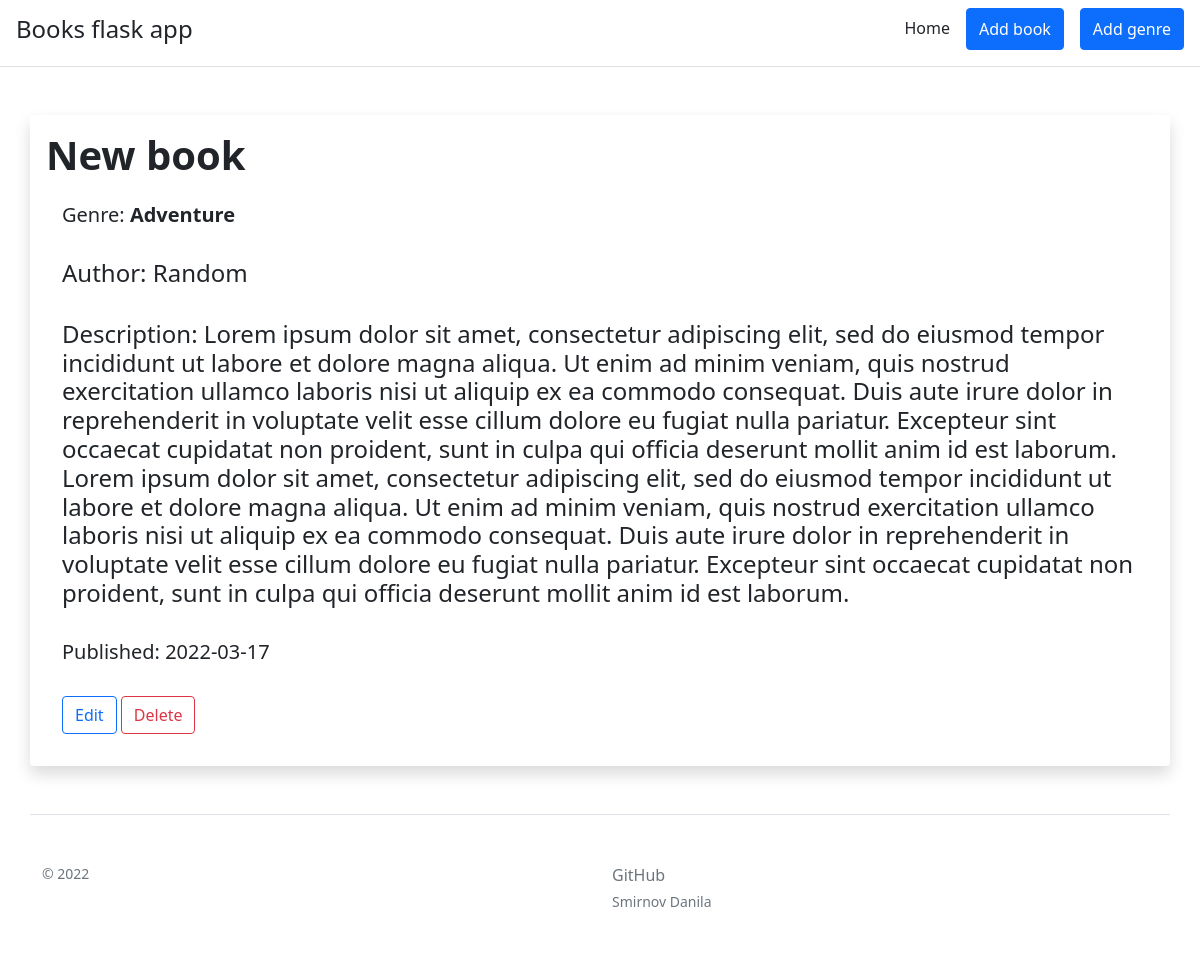
Page /6 on the committed database.
### app.py (models this page shows, shortened)
class Books(db.Model):
    id = db.Column(db.Integer, primary_key=True)
    title = db.Column(db.String(100), nullable=False)
    genre = db.Column(db.Integer, db.ForeignKey('genres.id'), nullable=False)
    author = db.Column(db.String(100), nullable=False)
    description = db.Column(db.String(500), nullable=False)
    date = db.Column(db.DateTime, default=datetime.utcnow)

class Genres(db.Model):
    id = db.Column(db.Integer, primary_key=True)
    name = db.Column(db.String(100), nullable=False)
    books = db.relationship('Books', backref='genres', lazy=True)

### app.py (the view)
@app.route('/<int:id>')
def book_info(id):
    book = Books.query.get_or_404(id)
    genres = Genres.query.all()
    return render_template('book_info.html', book=book, genres=genres)

### templates/book_info.html (shortened to what this page needs)
{% extends 'base.html' %}
{% block body %}
<div class="container mt-5 mb-5 shadow p-3 bg-body rounded">
    <h1><b>{{ book.title }}</b></h1>
    <div class="card-body">
        <h5>Genre: <b>{{ genres[book.genre-1].name }}</b></h5>
        <br>
        <h4>Author: {{ book.author }}</h4>
        <br>
        <h4>Description: {{ book.description }}</h4>
        <br>
        <h5>Published: {{ book.date.date() }}</h5>
        <br>
        <a href="/{{ book.id }}/update" class="btn btn-outline-primary">Edit</a>
        <a href="/{{ book.id }}/delete" class="btn btn-outline-danger">Delete</a>
    </div>
</div>
{% endblock %}

### rows in the picture
Books: title "New book", genre.name "Adventure", author "Random", description "Lorem ipsum dolor sit amet, consectetur adipiscing elit, sed do eiusmod tempor incididunt ut labore et dolore magna aliqua. Ut enim ad minim veniam, quis nostrud exercitation ullamco laboris nisi ut aliquip ex ea commodo consequat. Duis aute irure dolor in reprehenderit in voluptate velit esse cillum dolore eu fugiat nulla pariatur. Excepteur sint occaecat cupidatat non proident, sunt in culpa qui officia deserunt mollit anim id est laborum. Lorem ipsum dolor sit amet, consectetur adipiscing elit, sed do eiusmod tempor incididunt ut labore et dolore magna aliqua. Ut enim ad minim veniam, quis nostrud exercitation ullamco laboris nisi ut aliquip ex ea commodo consequat. Duis aute irure dolor…", date "2022-03-17"
